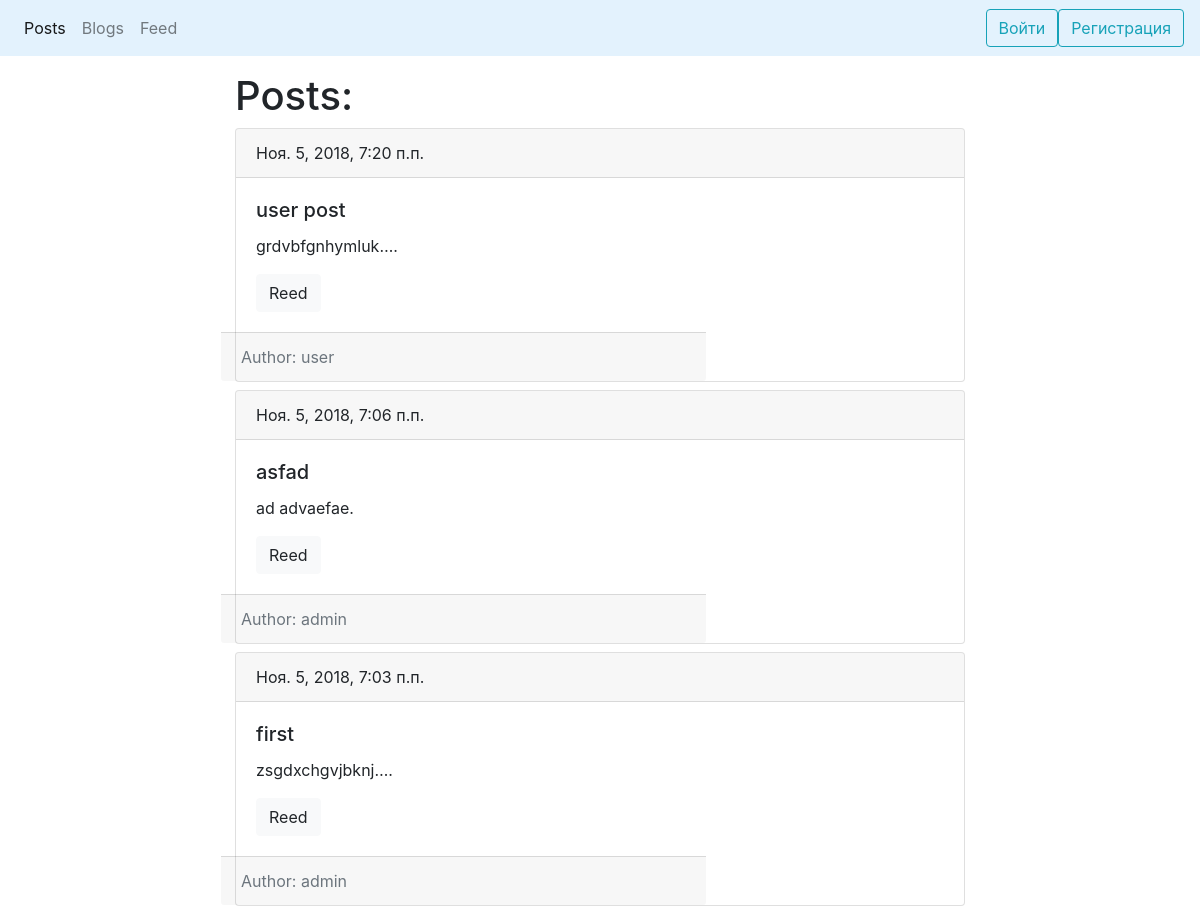
Before: / with the older database file.
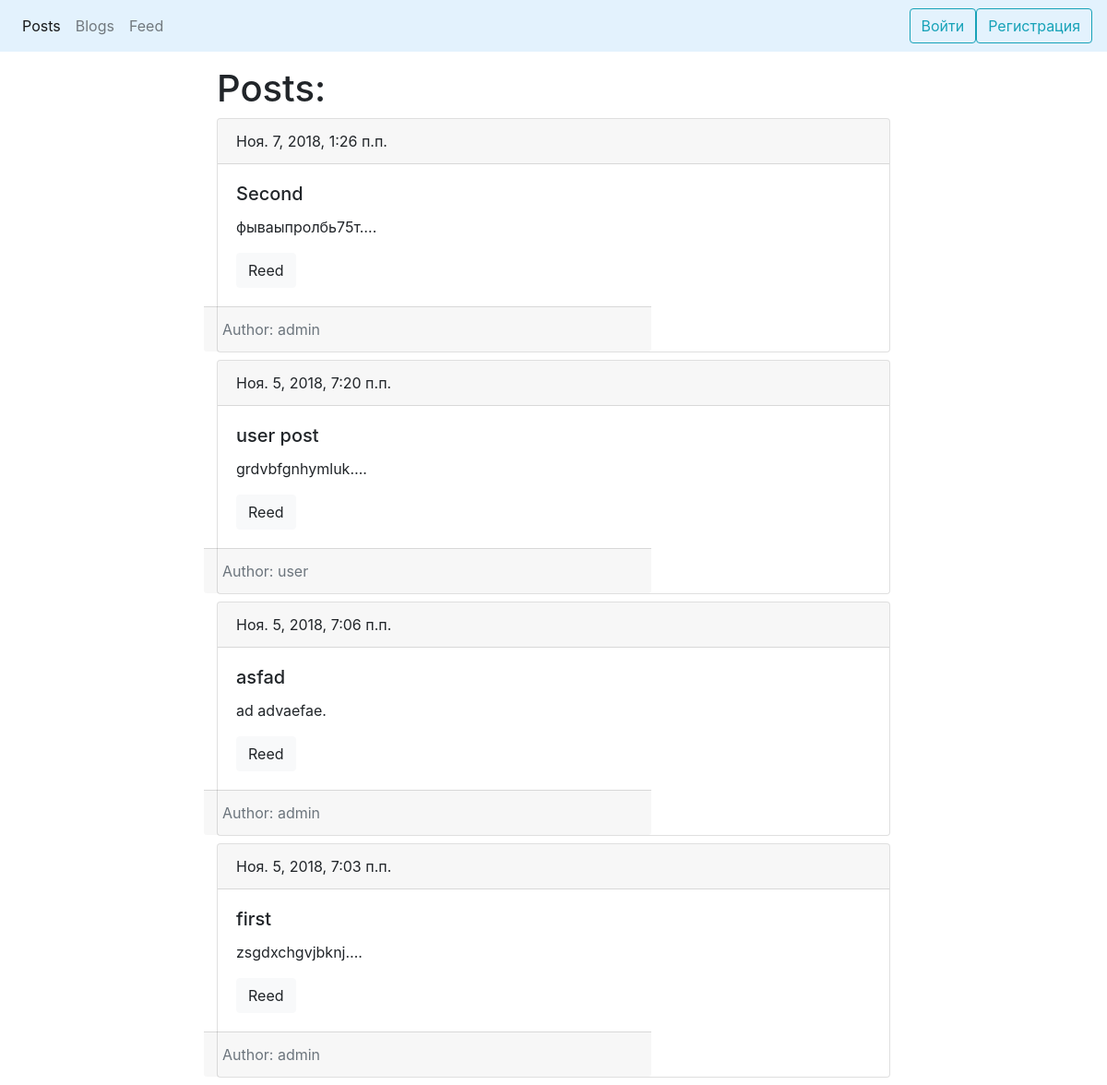
After: the same page with the newer database file.
### posts/models.py (models this page shows, shortened)
class Post(models.Model):
    blog = models.ForeignKey(Blog, on_delete=models.CASCADE)
    title = models.CharField('Заголовок', max_length=150, db_index=True)
    text = models.TextField(blank=True, db_index=True)
    date_pub = models.DateTimeField('Время создания', auto_now_add=True)
    readers = models.ManyToManyField(User, verbose_name='Кто прочитал', blank=True)
    class Meta:
        verbose_name = 'Пост'
        verbose_name_plural = 'Посты'
        ordering = ('-date_pub',)

### blogs/models.py (models this page shows, shortened)
class Blog(models.Model):
    owner = models.OneToOneField(User, null=True, on_delete=models.CASCADE, verbose_name='Пользователь')
    name = models.CharField(max_length=255, default='Personal Blog')
    subscribers = models.ManyToManyField(User, related_name='subscriptions', blank=True)

### posts/views.py (the view)
# urls.py: path('', PostView.as_view(), name='posts_list'),
class PostView(ListView):
    model = Post
    template_name = 'post/post_list.html'

### posts/templates/posts/post_list.html
{% extends 'base.html' %}
{% block content %}
    <h1 class="mb-2">Posts:</h1>
    {% for obj in object_list %}
        <div class="card mb-2">
            <div class="card-header">
                {{ obj.date_pub }}
            </div>
            <div class="card-body">
                <h5 class="card-title">{{ obj.title }}</h5>
                <p class="card-text">{{ obj.text | truncatechars:15 }}.</p>
                <a href="{% url 'post_detail' pk=obj.pk %}" class="btn btn-light">Reed</a>
            </div>
            <div class="card-footer text-muted row col-8">
                Author: {{ obj.blog.owner }}
            </div>
        </div>
    {% endfor %}
{% endblock %}

Changed rows visible on the page:
added Post: date_pub "Ноя. 7, 2018, 1:26 п.п.", title "Second", text "фываыпролбь75т…", blog.owner "admin"
